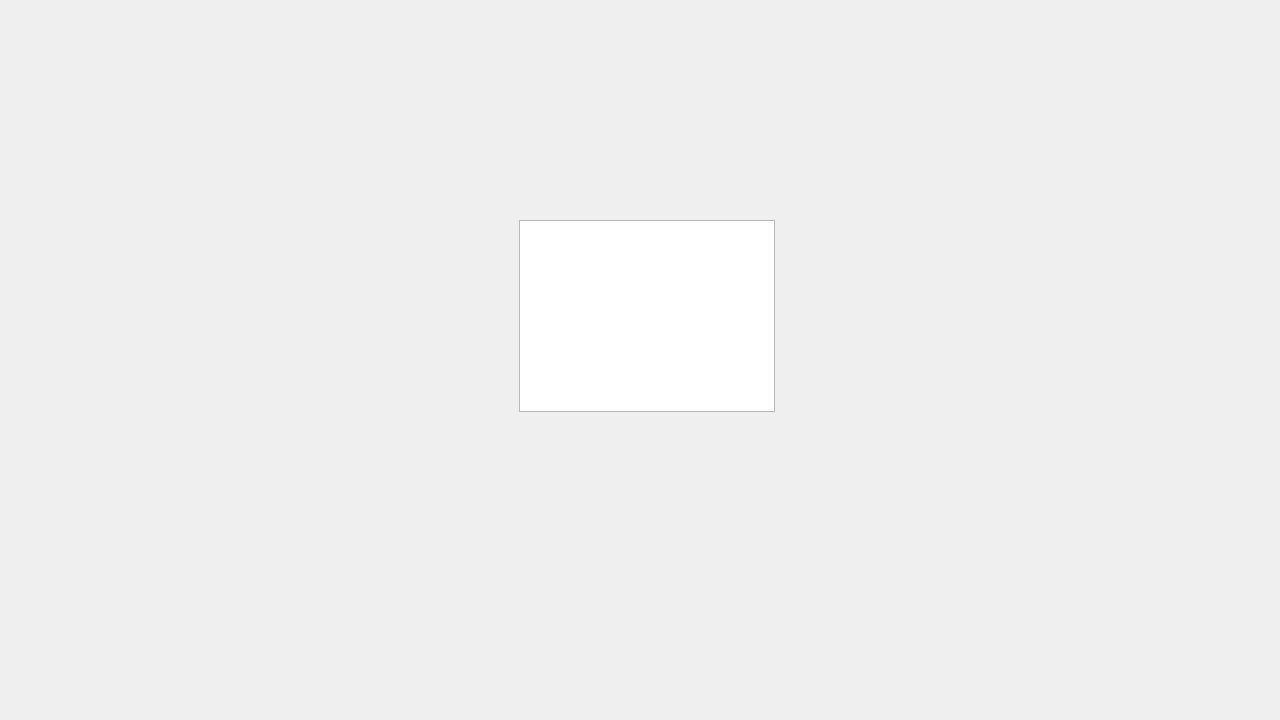
<?xml version="1.0" encoding="UTF-8"?>
<ui version="4.0">
 <class>service</class>
 <widget class="QDialog" name="service">
  <property name="geometry">
   <rect>
    <x>0</x>
    <y>0</y>
    <width>1280</width>
    <height>720</height>
   </rect>
  </property>
  <property name="windowTitle">
   <string>Dialog</string>
  </property>
  <widget class="QStackedWidget" name="stackedWidget">
   <property name="geometry">
    <rect>
     <x>79</x>
     <y>0</y>
     <width>1231</width>
     <height>720</height>
    </rect>
   </property>
   <widget class="QWidget" name="page">
    <widget class="QGraphicsView" name="graphicsView">
     <property name="geometry">
      <rect>
       <x>440</x>
       <y>220</y>
       <width>256</width>
       <height>192</height>
      </rect>
     </property>
    </widget>
   </widget>
   <widget class="QWidget" name="page_2"/>
  </widget>
 </widget>
 <resources/>
 <connections/>
</ui>
